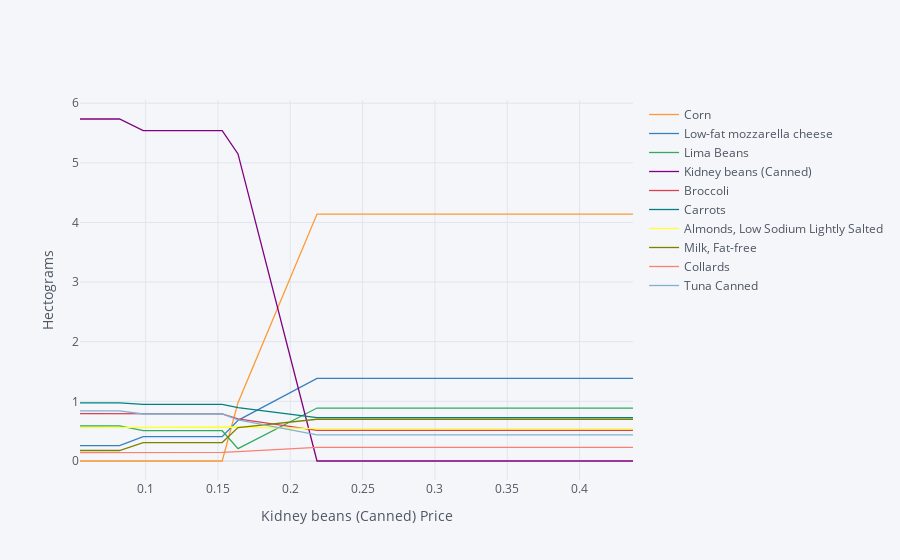

Write notebook code for a chart like this one.
### Markdown cell above
#### Dash Diet <a id='Dash5'></a>

### Code cell
import cufflinks as cf
cf.go_offline()

ReferenceGood = 'Kidney beans (Canned)'

scale = [0.5,0.75,0.9,1.,1.1,1.2,1.3,1.4,1.5,2,4]

cost0 = solve_subsistence_problem(DashFoodNutrients,dash_diet_prices,diet_min[group],diet_max[group],tol=tol)

my_p = dash_diet_prices.copy()

diet = {}
for s in scale:

    my_p[ReferenceGood] = dash_diet_prices[ReferenceGood]*s
    result = solve_subsistence_problem(DashFoodNutrients,my_p,diet_min[group],diet_max[group],max_weight=12,tol=tol)
    diet[my_p[ReferenceGood]] = result.diet

Diet_response = pd.DataFrame(diet).T
Diet_response.index.name = '%s Price' % ReferenceGood

Diet_response.reset_index(inplace=True)

# Get rid of units for index (cufflinks chokes)
Diet_response['%s Price' % ReferenceGood] = Diet_response['%s Price' % ReferenceGood].apply(lambda x: x.magnitude)

Diet_response = Diet_response.set_index('%s Price' % ReferenceGood)

# Just look at goods consumed in quantities greater than error tolerance
Diet_response.loc[:,(Diet_response>tol).sum()>0].iplot(xTitle='%s Price' % ReferenceGood,yTitle='Hectograms')

### Figure 1 — Plotly figure (JSON) as saved in the notebook; plotly's stock layout.template omitted (floating-point values rounded to 4 significant figures)
{"data": [{"line": {"color": "rgba(255, 153, 51, 1.0)", "dash": "solid", "shape": "linear", "width": 1.3}, "mode": "lines", "name": "Corn", "text": "", "type": "scatter", "x": [0.05462, 0.08193, 0.09831, 0.1092, 0.1202, 0.1311, 0.142, 0.1529, 0.1639, 0.2185, 0.4369], "y": [6.729e-10, 1.454e-09, 1.937e-12, 3.499e-09, 1.342e-08, 5.954e-09, 1.852e-07, 3.506e-10, 0.9785, 4.14, 4.14]}, {"line": {"color": "rgba(55, 128, 191, 1.0)", "dash": "solid", "shape": "linear", "width": 1.3}, "mode": "lines", "name": "Low-fat mozzarella cheese", "text": "", "type": "scatter", "x": [0.05462, 0.08193, 0.09831, 0.1092, 0.1202, 0.1311, 0.142, 0.1529, 0.1639, 0.2185, 0.4369], "y": [0.259, 0.259, 0.4072, 0.4072, 0.4072, 0.4072, 0.4072, 0.4072, 0.6813, 1.384, 1.384]}, {"line": {"color": "rgba(50, 171, 96, 1.0)", "dash": "solid", "shape": "linear", "width": 1.3}, "mode": "lines", "name": "Lima Beans", "text": "", "type": "scatter", "x": [0.05462, 0.08193, 0.09831, 0.1092, 0.1202, 0.1311, 0.142, 0.1529, 0.1639, 0.2185, 0.4369], "y": [0.5903, 0.5903, 0.5079, 0.5079, 0.5079, 0.5079, 0.5079, 0.5079, 0.2071, 0.8881, 0.8881]}, {"line": {"color": "rgba(128, 0, 128, 1.0)", "dash": "solid", "shape": "linear", "width": 1.3}, "mode": "lines", "name": "Kidney beans (Canned)", "text": "", "type": "scatter", "x": [0.05462, 0.08193, 0.09831, 0.1092, 0.1202, 0.1311, 0.142, 0.1529, 0.1639, 0.2185, 0.4369], "y": [5.735, 5.735, 5.541, 5.541, 5.541, 5.541, 5.541, 5.541, 5.149, 3.966e-10, 8.431e-10]}, {"line": {"color": "rgba(219, 64, 82, 1.0)", "dash": "solid", "shape": "linear", "width": 1.3}, "mode": "lines", "name": "Broccoli", "text": "", "type": "scatter", "x": [0.05462, 0.08193, 0.09831, 0.1092, 0.1202, 0.1311, 0.142, 0.1529, 0.1639, 0.2185, 0.4369], "y": [0.7945, 0.7945, 0.7895, 0.7895, 0.7895, 0.7895, 0.7895, 0.7895, 0.7057, 0.5144, 0.5144]}, {"line": {"color": "rgba(0, 128, 128, 1.0)", "dash": "solid", "shape": "linear", "width": 1.3}, "mode": "lines", "name": "Carrots", "text": "", "type": "scatter", "x": [0.05462, 0.08193, 0.09831, 0.1092, 0.1202, 0.1311, 0.142, 0.1529, 0.1639, 0.2185, 0.4369], "y": [0.9756, 0.9756, 0.9511, 0.9511, 0.9511, 0.9511, 0.9511, 0.9511, 0.8945, 0.7289, 0.7289]}, {"line": {"color": "rgba(255, 255, 51, 1.0)", "dash": "solid", "shape": "linear", "width": 1.3}, "mode": "lines", "name": "Almonds, Low Sodium Lightly Salted", "text": "", "type": "scatter", "x": [0.05462, 0.08193, 0.09831, 0.1092, 0.1202, 0.1311, 0.142, 0.1529, 0.1639, 0.2185, 0.4369], "y": [0.5603, 0.5603, 0.5632, 0.5632, 0.5632, 0.5632, 0.5632, 0.5632, 0.5702, 0.5433, 0.5433]}, {"line": {"color": "rgba(128, 128, 0, 1.0)", "dash": "solid", "shape": "linear", "width": 1.3}, "mode": "lines", "name": "Milk, Fat-free", "text": "", "type": "scatter", "x": [0.05462, 0.08193, 0.09831, 0.1092, 0.1202, 0.1311, 0.142, 0.1529, 0.1639, 0.2185, 0.4369], "y": [0.1761, 0.1761, 0.3095, 0.3095, 0.3095, 0.3095, 0.3095, 0.3095, 0.5608, 0.6999, 0.6999]}, {"line": {"color": "rgba(251, 128, 114, 1.0)", "dash": "solid", "shape": "linear", "width": 1.3}, "mode": "lines", "name": "Collards", "text": "", "type": "scatter", "x": [0.05462, 0.08193, 0.09831, 0.1092, 0.1202, 0.1311, 0.142, 0.1529, 0.1639, 0.2185, 0.4369], "y": [0.1418, 0.1418, 0.1461, 0.1461, 0.1461, 0.1461, 0.1461, 0.1461, 0.1562, 0.2272, 0.2272]}, {"line": {"color": "rgba(128, 177, 211, 1.0)", "dash": "solid", "shape": "linear", "width": 1.3}, "mode": "lines", "name": "Tuna Canned", "text": "", "type": "scatter", "x": [0.05462, 0.08193, 0.09831, 0.1092, 0.1202, 0.1311, 0.142, 0.1529, 0.1639, 0.2185, 0.4369], "y": [0.8411, 0.8411, 0.7881, 0.7881, 0.7881, 0.7881, 0.7881, 0.7881, 0.69, 0.4384, 0.4384]}], "layout": {"legend": {"bgcolor": "#F5F6F9", "font": {"color": "#4D5663"}}, "paper_bgcolor": "#F5F6F9", "plot_bgcolor": "#F5F6F9", "title": {"font": {"color": "#4D5663"}}, "xaxis": {"gridcolor": "#E1E5ED", "showgrid": true, "tickfont": {"color": "#4D5663"}, "title": {"font": {"color": "#4D5663"}, "text": "Kidney beans (Canned) Price"}, "zerolinecolor": "#E1E5ED"}, "yaxis": {"gridcolor": "#E1E5ED", "showgrid": true, "tickfont": {"color": "#4D5663"}, "title": {"font": {"color": "#4D5663"}, "text": "Hectograms"}, "zerolinecolor": "#E1E5ED"}}}
